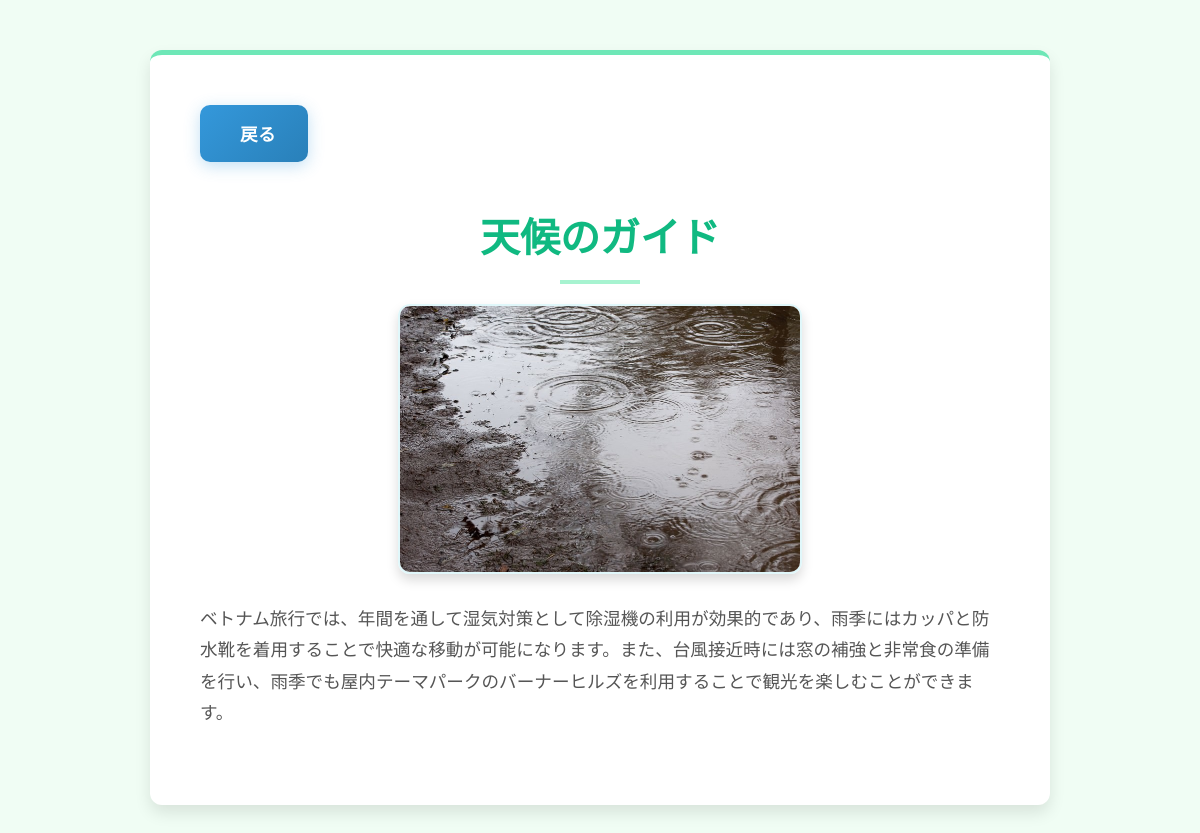
The page /general/detail/天候 on the database as committed earlier.
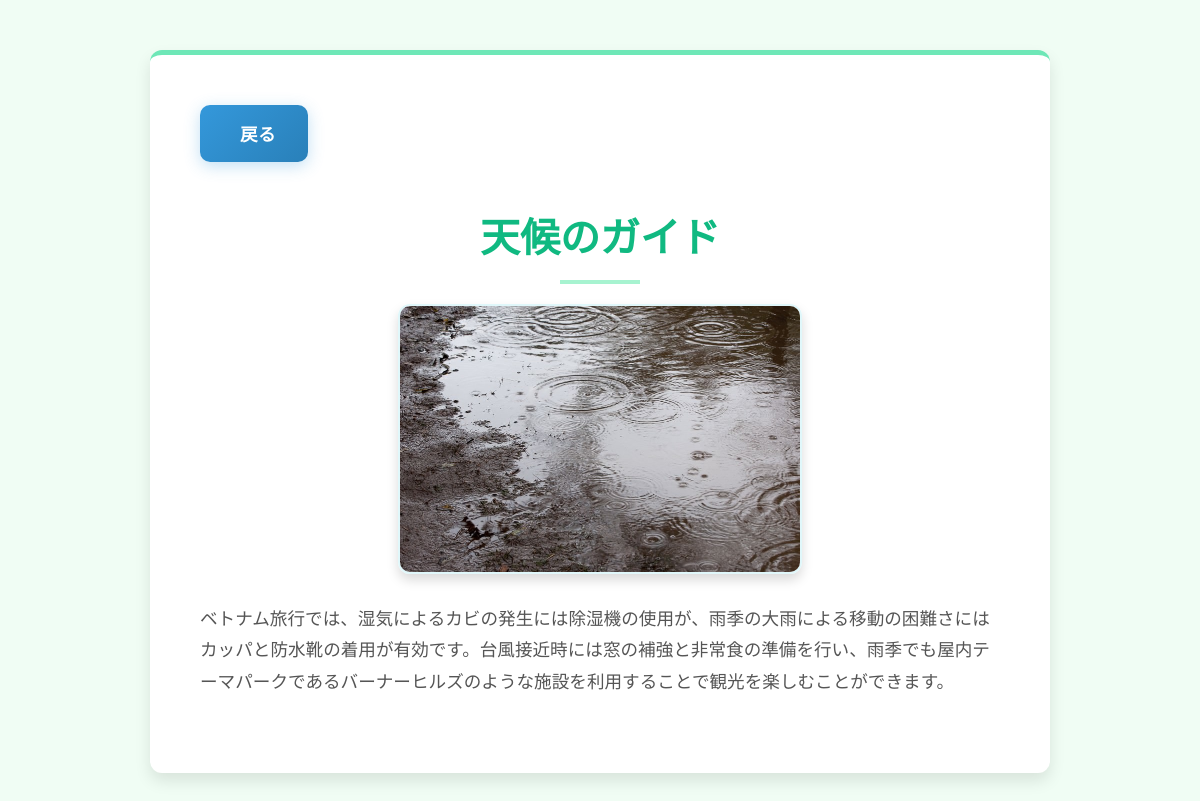
The same page on the database as committed later.
### app1/models.py (models this page shows, shortened)
class GuideBook(models.Model):
    id=models.UUIDField(primary_key=True,default=uuid.uuid4,editable=False)
    title=models.TextField(verbose_name="タイトル")
    body=models.TextField(verbose_name="本文")
    tag=models.ManyToManyField('Tags',verbose_name="tag",blank=True)
    created=models.DateTimeField(null=True,auto_now_add=True,verbose_name="作成時間")
    articles=models.IntegerField(null=True,verbose_name="参照した投稿の数")
    picture=models.ImageField(upload_to="app1/picture/",null=True,blank=True,verbose_name="picture")
    summary=models.TextField(null=True,verbose_name="要約")

### app1/views.py (the view)
class GuideBookDetailView(View):
    def get(self,request,tag):
        guidebook=GuideBook.objects.get(tag__name=tag)
        articles = Article.objects.all().order_by('-score')
        tid=Tags.objects.get(name=tag).id
        articles = articles.filter(tag__id=tid).order_by('-score')
        articles = articles.distinct()
        comments = Comment.objects.all()
        tags = Tags.objects.all()
        return render(request,"app1/guidebookdetail.html",{"guidebook":guidebook,"articles":articles,"comments":comments})

### templates/app1/guidebookdetail.html (shortened to what this page needs)
<head>
    {% load static %}
    <link rel="stylesheet" href ="{% static 'app1/css/guidebook.css' %} ">
</head>
<body>
    <div class="container">
        <button onclick="window.location.href='/general/'" class="back-button">
             戻る
        </button>
        <h3 class="text-center">{{guidebook.title}}</h3>
        {% if guidebook.picture %}
            <div class="guidebook-image">
                <img src="{{ guidebook.picture.url }}" alt="{{ guidebook.title }}">
            </div>
        {% endif %}
        <p>{{guidebook.body}}</p>
    </div>
</body>
</html>

Rows that differ between the two databases and show on the page:
changed GuideBook "天候のガイド": body "ベトナム旅行では、年間を通して湿気対策として除湿機の利用が効果的であり、雨季にはカッパと防水靴を着用することで快適な移動が可能になります。また、台風接近時には窓の補強と非常食の準備を行い、雨季でも屋内テーマパークのバーナーヒルズを利用することで観光を楽しむことができます。" → "ベトナム旅行では、湿気によるカビの発生には除湿機の使用が、雨季の大雨による移動の困難さにはカッパと防水靴の着用が有効です。台風接近時には窓の補強と非常食の準備を行い、雨季でも屋内テーマパークであるバーナーヒルズのような施設を利用することで観光を楽しむことができます。"
